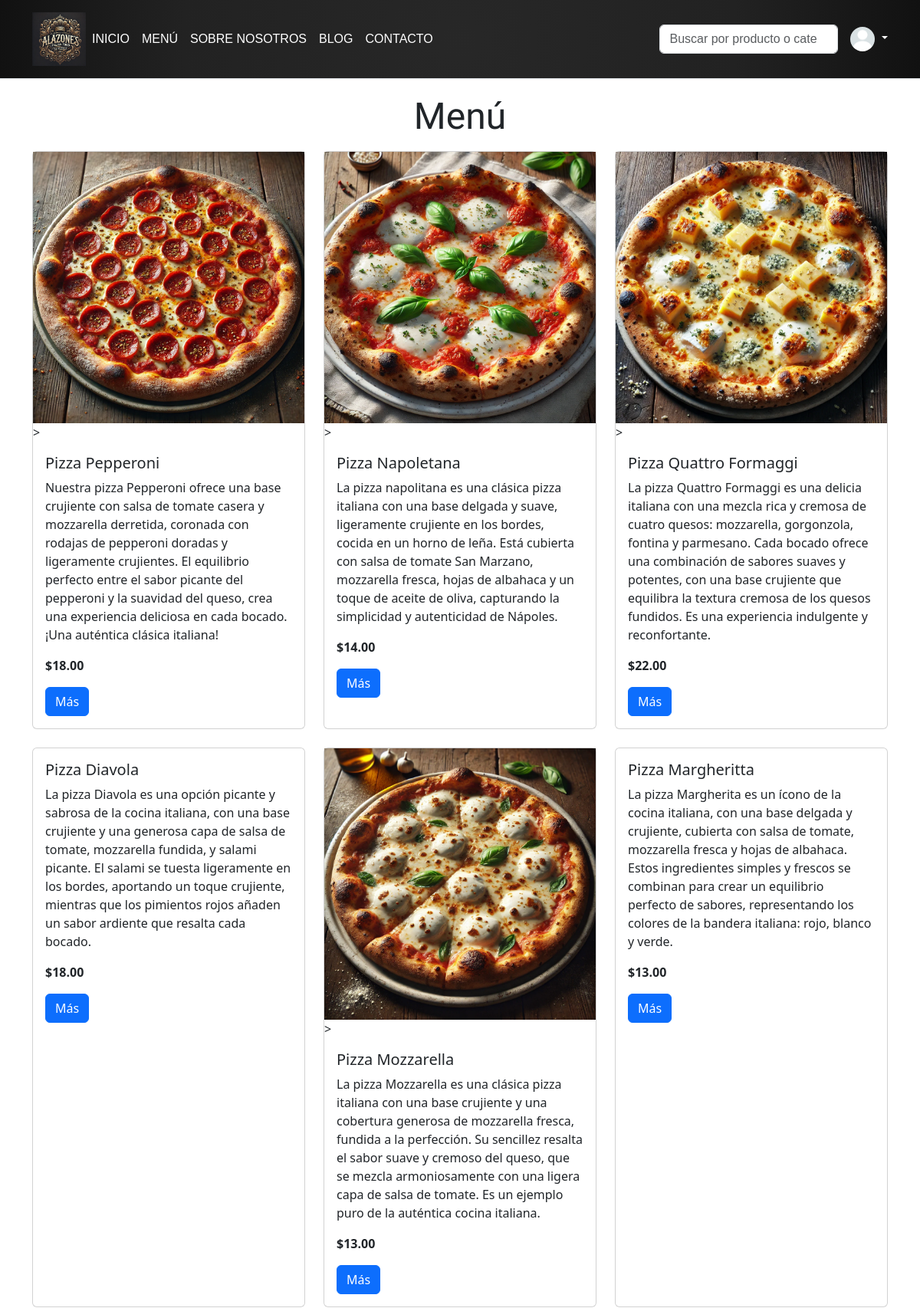
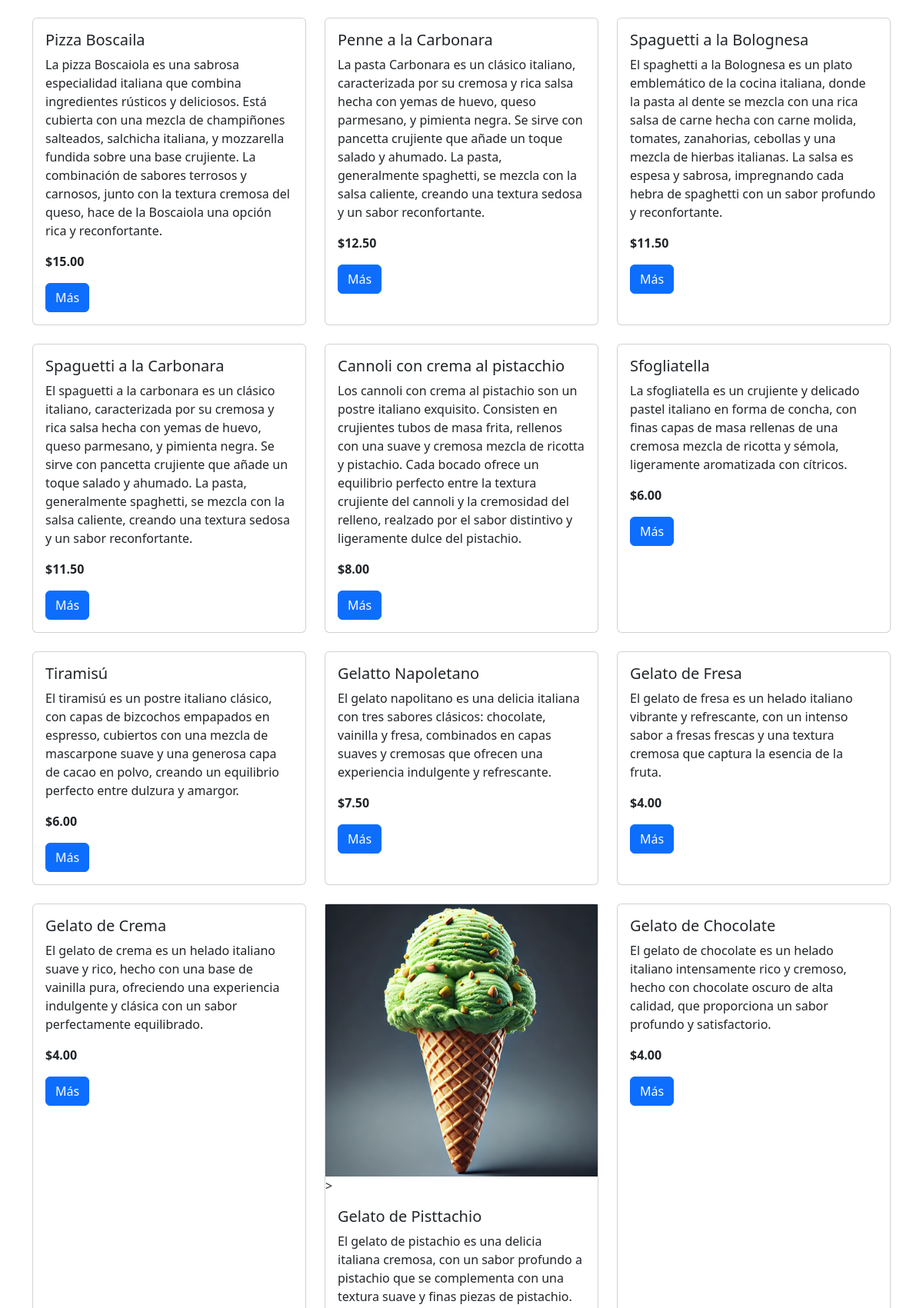
The app's page /menu/ (upper part) with its own data (2 pictures, top to bottom).
### core/menu/models.py (models this page shows, shortened)
class MenuItem(models.Model):
    name = models.CharField(max_length=100)
    description = models.TextField()
    price = models.DecimalField(max_digits=6, decimal_places=2)
    image = models.ImageField(
        upload_to="menu_images/", blank=True, null=True
    )  # Cambiado a ImageField
    categoria = models.ForeignKey(
        Categoria, on_delete=models.CASCADE, related_name="items", null=True, blank=True
    )

### core/menu/views.py (the view)
# urls.py: path("", views.menu_list, name="menu_list"),
def menu_list(request):
    items = MenuItem.objects.all()
    categorias = Categoria.objects.all()
    return render(
        request,
        "menu/menu_list.html",
        {"items": items, "categorias": categorias},
    )

### core/templates/menu/menu_list.html (shortened to what this page needs)
{% extends 'base.html' %}
{% load static %}
{% block content %}
<div class="container" id="menu_detail">
    <h1 class="text-center ">Menú</h1>
    <div class="row row-cols-1 row-cols-md-3 g-4">
        {% for item in items %}
        <div class="col">
            <div class="card h-100">
            {% if item.image %}
            <img src="{{ item.image.url }}">
            {% else %}  <imgsrc="{% static 'images/logo.png' %}" {% endif %}>
                <div class="card-body">
                    <h5 class="card-title">{{ item.name }}</h5>
                    <p class="card-text">{{ item.description }}</p>
                    <p class="card-text">
                        <strong>${{ item.price }}</strong>
                    </p>
                    <a href="{% url 'menu_detail' item.id %}" class="btn btn-primary">Más</a>
                </div>
            </div>
        </div>
        {% endfor %}
    </div>
</div>
{% endblock content %}

### core/templates/base.html (shortened to what this page needs)
{% load static %}
<!DOCTYPE html>
<html lang="en">
    <head>
        <link href="https://cdn.jsdelivr.net/npm/bootstrap@5.3.3/dist/css/bootstrap.min.css"
              rel="stylesheet"
>
        <link rel="stylesheet" href="{% static 'css/style.css' %}">
    </head>
<body>
        <header class="p-3 border-bottom" style="background: radial-gradient(circle, rgba(24, 24, 24, 0.932) 0%, rgba(34, 34, 34, 1) 60%, rgba(26, 26, 26, 1) 80%, rgba(17, 17, 17, 1) 100%); color: #ffffff; font-family: 'Arial', sans-serif;">
            <div class="container">
                <div class="d-flex flex-wrap align-items-center justify-content-center justify-content-lg-start">
                       <img src="{% static 'images/logo.png' %}"
                       width="70"
                       height="70"
                       alt="Descripción de la imagen"
                       data-bs-toggle="modal"
                       data-bs-target="#imageModal">
                    <ul class="nav col-12 col-lg-auto me-lg-auto mb-2 justify-content-center mb-md-0">
                        <li>
                            <a href="{% url 'home' %}" class="nav-link px-2" style="color: #ffffff;">INICIO</a>
                        </li>
                        <li>
                            <a href="{% url 'menu_list' %}" class="nav-link px-2" style="color: #ffffff;">MENÚ</a>
                        </li>
                        <li>
                            <a href="#" class="nav-link px-2" style="color: #ffffff;">SOBRE NOSOTROS</a>
                        </li>
                        <li>
                            <a href="#" class="nav-link px-2" style="color: #ffffff;">BLOG</a>
                        </li>
                        <li>
                            <a href="#" class="nav-link px-2" style="color: #ffffff;">CONTACTO</a>
                        </li>
                    </ul>
                    <form class="col-12 col-lg-auto mb-3 mb-lg-0 me-lg-3 position-relative" role="search">
                        <input type="search"
                               id="search-input"
                               class="form-control"
                               placeholder="Buscar por producto o categoría..."
                               aria-label="Buscar">
                    </form>
                    <div class="dropdown text-end">
                        <a href="{% url 'profile' %}"
                        class="d-block text-decoration-none dropdown-toggle" style="color: #ffffff;"
                        data-bs-toggle="dropdown"
                        aria-expanded="false">
                        <img src="{% if user.profile.profile_picture and user.profile.profile_picture.url %}{{ user.profile.profile_picture.url }}{% else %}{{ MEDIA_URL }}profile_pics/default_profile.jpg{% endif %}"
                            alt="{{ user.username }}"
                            width="32"
                            height="32"
                            class="rounded-circle">
                        </a>
                    </div>
                </div>
            </div>
        </header>
        <div id="bodycontent">
            {% block content %}{% endblock %}
        </div>
    </body>
</html>

### static/css/style.css (style rules this page uses)
header { background: radial-gradient(circle, rgba(24, 24, 24, 0.932) 0%, rgba(34, 34, 34, 1) 60%, rgba(26, 26, 26, 1) 80%, rgba(17, 17, 17, 1) 100%); background-size: cover; color: #ffffff; font-family: "Merriweather", serif; font-weight: 400; font-style: normal; }
#menu_detail { margin-top: 20px; margin-bottom: 40px; }
#menu_detail h1 { font-family: "Qwitcher Grypen", cursive; font-weight: 400; font-style: normal; font-size: 300%; }

### core/templates/base.html (style rules this page uses)
html, body { height: 100%; margin: 0; }
body { display: flex; flex-direction: column; }
#bodycontent { flex: 1; }

### records on screen
MenuItem: image (picture), name "Pizza Pepperoni", description "Nuestra pizza Pepperoni ofrece una base crujiente con salsa de tomate casera y mozzarella derretida, coronada con rodajas de pepperoni doradas y ligeramente crujientes. El equilibrio perfecto entre el sabor picante del pepperoni y la suavidad del queso, crea una experiencia deliciosa en cada bocado. ¡Una auténtica clásica italiana!", price "18.00"
MenuItem: image (picture), name "Pizza Napoletana", description "La pizza napolitana es una clásica pizza italiana con una base delgada y suave, ligeramente crujiente en los bordes, cocida en un horno de leña. Está cubierta con salsa de tomate San Marzano, mozzarella fresca, hojas de albahaca y un toque de aceite de oliva, capturando la simplicidad y autenticidad de Nápoles.", price "14.00"
MenuItem: image (picture), name "Pizza Quattro Formaggi", description "La pizza Quattro Formaggi es una delicia italiana con una mezcla rica y cremosa de cuatro quesos: mozzarella, gorgonzola, fontina y parmesano. Cada bocado ofrece una combinación de sabores suaves y potentes, con una base crujiente que equilibra la textura cremosa de los quesos fundidos. Es una experiencia indulgente y reconfortante.", price "22.00"
MenuItem: name "Pizza Diavola", description "La pizza Diavola es una opción picante y sabrosa de la cocina italiana, con una base crujiente y una generosa capa de salsa de tomate, mozzarella fundida, y salami picante. El salami se tuesta ligeramente en los bordes, aportando un toque crujiente, mientras que los pimientos rojos añaden un sabor ardiente que resalta cada bocado.", price "18.00"
MenuItem: image (picture), name "Pizza Mozzarella", description "La pizza Mozzarella es una clásica pizza italiana con una base crujiente y una cobertura generosa de mozzarella fresca, fundida a la perfección. Su sencillez resalta el sabor suave y cremoso del queso, que se mezcla armoniosamente con una ligera capa de salsa de tomate. Es un ejemplo puro de la auténtica cocina italiana.", price "13.00"
MenuItem: name "Pizza Margheritta", description "La pizza Margherita es un ícono de la cocina italiana, con una base delgada y crujiente, cubierta con salsa de tomate, mozzarella fresca y hojas de albahaca. Estos ingredientes simples y frescos se combinan para crear un equilibrio perfecto de sabores, representando los colores de la bandera italiana: rojo, blanco y verde.", price "13.00"
MenuItem: name "Pizza Boscaila", description "La pizza Boscaiola es una sabrosa especialidad italiana que combina ingredientes rústicos y deliciosos. Está cubierta con una mezcla de champiñones salteados, salchicha italiana, y mozzarella fundida sobre una base crujiente. La combinación de sabores terrosos y carnosos, junto con la textura cremosa del queso, hace de la Boscaiola una opción rica y reconfortante.", price "15.00"
MenuItem: name "Penne a la Carbonara", description "La pasta Carbonara es un clásico italiano, caracterizada por su cremosa y rica salsa hecha con yemas de huevo, queso parmesano, y pimienta negra. Se sirve con pancetta crujiente que añade un toque salado y ahumado. La pasta, generalmente spaghetti, se mezcla con la salsa caliente, creando una textura sedosa y un sabor reconfortante.", price "12.50"
MenuItem: name "Spaguetti a la Bolognesa", description "El spaghetti a la Bolognesa es un plato emblemático de la cocina italiana, donde la pasta al dente se mezcla con una rica salsa de carne hecha con carne molida, tomates, zanahorias, cebollas y una mezcla de hierbas italianas. La salsa es espesa y sabrosa, impregnando cada hebra de spaghetti con un sabor profundo y reconfortante.", price "11.50"
MenuItem: name "Spaguetti a la Carbonara", description "El spaguetti a la carbonara es un clásico italiano, caracterizada por su cremosa y rica salsa hecha con yemas de huevo, queso parmesano, y pimienta negra. Se sirve con pancetta crujiente que añade un toque salado y ahumado. La pasta, generalmente spaghetti, se mezcla con la salsa caliente, creando una textura sedosa y un sabor reconfortante.", price "11.50"
MenuItem: name "Cannoli con crema al pistacchio", description "Los cannoli con crema al pistachio son un postre italiano exquisito. Consisten en crujientes tubos de masa frita, rellenos con una suave y cremosa mezcla de ricotta y pistachio. Cada bocado ofrece un equilibrio perfecto entre la textura crujiente del cannoli y la cremosidad del relleno, realzado por el sabor distintivo y ligeramente dulce del pistachio.", price "8.00"
MenuItem: name "Sfogliatella", description "La sfogliatella es un crujiente y delicado pastel italiano en forma de concha, con finas capas de masa rellenas de una cremosa mezcla de ricotta y sémola, ligeramente aromatizada con cítricos.", price "6.00"
MenuItem: name "Tiramisú", description "El tiramisú es un postre italiano clásico, con capas de bizcochos empapados en espresso, cubiertos con una mezcla de mascarpone suave y una generosa capa de cacao en polvo, creando un equilibrio perfecto entre dulzura y amargor.", price "6.00"
MenuItem: name "Gelatto Napoletano", description "El gelato napolitano es una delicia italiana con tres sabores clásicos: chocolate, vainilla y fresa, combinados en capas suaves y cremosas que ofrecen una experiencia indulgente y refrescante.", price "7.50"
MenuItem: name "Gelato de Fresa", description "El gelato de fresa es un helado italiano vibrante y refrescante, con un intenso sabor a fresas frescas y una textura cremosa que captura la esencia de la fruta.", price "4.00"
MenuItem: name "Gelato de Crema", description "El gelato de crema es un helado italiano suave y rico, hecho con una base de vainilla pura, ofreciendo una experiencia indulgente y clásica con un sabor perfectamente equilibrado.", price "4.00"
MenuItem: image (picture), name "Gelato de Pisttachio", description "El gelato de pistachio es una delicia italiana cremosa, con un sabor profundo a pistachio que se complementa con una textura suave y finas piezas de pistachio."
MenuItem: name "Gelato de Chocolate", description "El gelato de chocolate es un helado italiano intensamente rico y cremoso, hecho con chocolate oscuro de alta calidad, que proporciona un sabor profundo y satisfactorio.", price "4.00"
